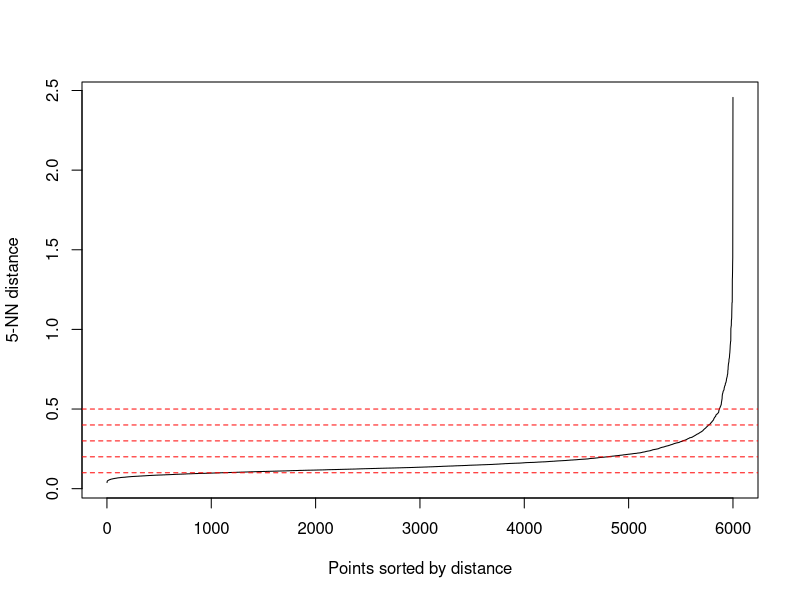
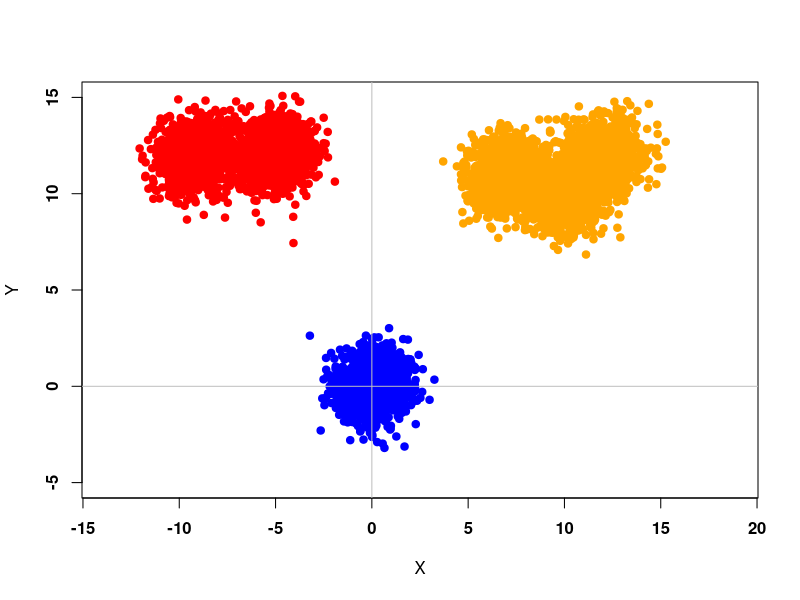

Write the R code that produced these figures, in order. (Note: this script raises an error after producing the figures.)
# Test

library(readr)
library(tidyverse)
library(dbscan)

###################################################################################
# Plot some data for C++ project

library(MASS)

S <- matrix(c(1,0,0,1),2,2)
mt1 <- c(0,0)
mt2 <- c(10,10)
mt3 <- c(12,12)
mt4 <- c(7, 11)
mt5 <- c(-5, 12)
mt6 <- c(-9, 12)

n1 <- 1000
n2 <- 1000
n3 <- 1000
n4 <- 1000
n5 <- 1000
n6 <- 1000
n <- n1 + n2 + n3 + n4 + n5 + n6

X1 <- mvrnorm(n1, mt1, S)
X2 <- mvrnorm(n2, mt2, S)
X3 <- mvrnorm(n3, mt3, S)
X4 <- mvrnorm(n4, mt4, S)
X5 <- mvrnorm(n5, mt5, S)
X6 <- mvrnorm(n6, mt6, S)


DATA_Cpp <- rbind(X1, X2, X3, X4, X5, X6)
kNN1 <- kNNdistplot(DATA_Cpp, k = 5)
abline(h=.1, col = "red", lty=2)
abline(h=.2, col = "red", lty=2)
abline(h=.3, col = "red", lty=2)
abline(h=.4, col = "red", lty=2)
abline(h=.5, col = "red", lty=2)

# Write to CSV
write.csv(DATA_Cpp, "DataCpp-2D-6000.csv")


plot(X1, ylim = c(-5,15), xlim = c(-10,15), pch = 19, col = "blue", xlab = "X", ylab = "Y", font = 2, asp = 1)
abline(v = 0, h = 0, col = "gray")
points(X2, pch = 19, col = "orange")
points(X3, pch = 19, col = "orange")
points(X4, pch = 19, col = "orange")
points(X5, pch = 19, col = "red")
points(X6, pch = 19, col = "red")

### Visualization
Data_Cluster <- as.data.frame(read.table("Clustered_1.csv", header=FALSE,sep=","))
Data_Cluster <- as.data.frame(read.table("Clustered_Test.csv", header=FALSE,sep=","))

Data_Cluster <- as.data.frame(read.table("Clustered-2D-2000-Eps-0-3_N-5_Rand-0-2.csv", header=FALSE,sep=","))
Data_Cluster <- as.data.frame(read.table("Data_Clustered_S.csv", header=FALSE,sep=","))
Data_Cluster <- as.data.frame(read.table("DataCpp.csv", header=FALSE,sep=","))
#Data_Cluster <- as.data.frame(read.table("D:/Programming/Data-Mining-EiTI---DBSCAN-VP-TREE-C-/Data_Cluster.csv", header=FALSE,sep=","))

cluster <- as.factor(Data_Cluster[,3])
cluster2 <- as.factor(Data_Cluster[,4])
cluster3 <- as.factor(Data_Cluster[,5])

for (x in c(1:length(Data_Cluster[,3]))) {
  if(Data_Cluster[x,3] != Data_Cluster[x,4] || Data_Cluster[x,4] != Data_Cluster[x,5] || Data_Cluster[x,3] != Data_Cluster[x,5]){
    cat(Data_Cluster[x,3], " | ", Data_Cluster[x,4], " | ", Data_Cluster[x,5], "\n")
  }
}


library(ggplot2)
library(ggforce)
#sp <- ggplot(Data_Cluster[,1:2], aes(x=V1, y=V2, colour = cluster, size = cluster)) + geom_point() + geom_point(size = 50, pch = 1) + coord_cartesian(xlim =c(-1, 8), ylim = c(-1, 8))

sp <- ggplot(Data_Cluster[,1:2], aes(x=V1, y=V2, colour = cluster3)) + geom_point() + scale_x_continuous() + scale_y_continuous() #+ theme(aspect.ratio = 1)
sp <- sp + coord_fixed(ratio = 1)
sp <- sp + geom_point(size=10, pch=1) #+ coord_cartesian(xlim = c(0,4), ylim = c(0,4))
#sp <- sp + geom_point(aes(x=Data_Cluster[63,1], y=Data_Cluster[63,2], colour = 'black'))
show(sp)

P_tab = c(0,2,10,15,16,18,19,22,23,24,30,34,45,59,61,63,64,79,86,94,97,100,102,107)
for (zz in 1:length(P_tab)){
  kappa = P_tab[zz]
  sp <- sp + geom_point(aes(x=Data_Cluster[P_tab[zz],1], y=Data_Cluster[P_tab[zz],2], colour = 'yellow'))
  sp <- sp + geom_point(size=10, pch=1)
}


x <- c(0,1,5)
y <- c(0,1,3)
kappa <- as.data.frame(x)
kappa <- cbind(kappa,y)
sp1 <- ggplot(kappa, aes(x=x, y=y)) + geom_point() + coord_fixed(ratio = 1) + geom_circle(aes(x0=x, y0=y, r= 10), data= kappa)
show(sp1)

  # cols <- c((-1)='red',1='blue',2='green',3='yellow');
# plot(Data_Cluster[,1:2], xlim=c(0,8), ylim=c(0,8),col=cols[Data_Cluster[3]])
#show(3^10)


# 
# forestfires <- read_csv("forestfires.csv")
# View(forestfires)
# 
# 
# #forestfires$ISI <- forestfires$ISI[which.max(forestfires$ISI < 30.0)]
# plot(forestfires$ISI, forestfires$temp, xlim=c(0,26))

# Live <- read_csv("Live.csv")
# View(Live)
# plot(Live$num_comments, Live$num_likes)


# ### Cambridge data
# Cambridge_Crime_Data_2009_2016 <- read_csv("Cambridge Crime Data 2009-2016.csv")
# #View(Cambridge_Crime_Data_2009_2016)
# 
# Cambridge_Crime_Data_2009_2016$Crime <- as.numeric(factor(Cambridge_Crime_Data_2009_2016$Crime))
# Cambridge_Crime_Data_2009_2016$`Crime Date Time` <- as.numeric(factor(Cambridge_Crime_Data_2009_2016$`Crime Date Time`))
# plot(Cambridge_Crime_Data_2009_2016$Crime, Cambridge_Crime_Data_2009_2016$`Crime Date Time`)
# 

# ## Example 1: use dbscan on the iris data set
# data(iris)
# iris <- as.matrix(iris[,1:4])
# ## find suitable eps parameter using a k-NN plot for k = dim + 1
# ## Look for the knee!
# kNNdistplot(iris, k = 5)
# abline(h=.5, col = "red", lty=2)
# res <- dbscan(iris, eps = .5, minPts = 5)
# show(res)
# 
# plot(iris[,1], iris[,3])


#############################################################################################################################################################
### TRZEBA w C++ :
### 1) wyswietlic przypisywanie klastrow punktow dla DataCpp z 120 pkt
### 2) wyswietlic cale drzewo zeby zobaczyc listy + ewentualnie stworzyc mape drzewa w R (zarys okregow - mediany)


library(tidyverse)
library(MASS)
library(ggplot2)
library(ggforce)
library(dbscan)

### --- RYSOWANIE ODPOWIEDNIEJ WIELKOSCI OKREGOW --- ###
gg_circle <- function(r, xc, yc, color="black", fill=NA, ...) {
  x <- xc + r*cos(seq(0, pi, length.out=100))
  ymax <- yc + r*sin(seq(0, pi, length.out=100))
  ymin <- yc + r*sin(seq(0, -pi, length.out=100))
  annotate("ribbon", x=x, ymin=ymin, ymax=ymax, color=color, fill=fill, ...)
}


### --- Funkcja z biblioteki DBSCAN --- ###
rr = 0.5
NN = 10
# Data <- as.data.frame(read.table("Data_Clustered_4000_0-1-v2.csv", header=FALSE,sep=","))
Data <- as.data.frame(read.table("Data_Clustere_4000_0-5_10_0-1.csv", header=FALSE,sep=","))
dbsca <- dbscan(Data[,1:2], rr, NN, borderPoints = TRUE)
colur <- as.factor(dbsca[["cluster"]])

jpeg("R-DBSCAN.jpg", width = 2000, height = 2000, quality = 100)
sp <- ggplot(Data[,1:2], aes(x=Data[,1], y=Data[,2], colour = colur)) + geom_point() + scale_x_continuous() + scale_y_continuous() #+ theme(aspect.ratio = 1)
sp <- sp + coord_fixed(ratio = 1)
sp <- sp + geom_point(size=10, pch=1) #+ coord_cartesian(xlim = c(0,4), ylim = c(0,4))
#sp <- sp + geom_point(aes(x=Data_Cluster[63,1], y=Data_Cluster[63,2], colour = 'black'))
show(sp)
dev.off()

jpeg("R-DBSCAN-GG.jpg", width = 2000, height = 2000, quality = 100)
square <- ggplot(Data[,1:2], aes(x=c(min(Data[,1]):max(Data[,1])), y=min(Data[,2]):max(Data[,2])))
for(x in 1:length(Data[,1])){
  square <- square + gg_circle(r=rr, xc=Data[x,1], yc=Data[x,2], color=colur[x], alpha=0.2)
}
show(square)
dev.off()


### --- Dane z C++ --- ###
# Data_Cluster <- as.data.frame(read.table("Data_Clustered_4000.csv", header=FALSE,sep=","))
Data_Cluster <- Data
cluster <- as.factor(Data_Cluster[,3])

jpeg("Cpp-DBSCAN.jpg", width = 2000, height = 2000, quality = 100)
sp <- ggplot(Data_Cluster[,1:2], aes(x=V1, y=V2, colour = cluster)) + geom_point() + scale_x_continuous() + scale_y_continuous() #+ theme(aspect.ratio = 1)
sp <- sp + coord_fixed(ratio = 1)
sp <- sp + geom_point(size=10, pch=1) #+ coord_cartesian(xlim = c(0,4), ylim = c(0,4))
#sp <- sp + geom_point(aes(x=Data_Cluster[63,1], y=Data_Cluster[63,2], colour = 'black'))
show(sp)
dev.off()

jpeg("Cpp-DBSCAN-GG.jpg", width = 2000, height = 2000, quality = 100)
square <- ggplot(Data[,1:2], aes(x=c(min(Data[,1]):max(Data[,1])), y=min(Data[,2]):max(Data[,2])))
for(x in 1:length(Data[,1])){
  square <- square + gg_circle(r=rr, xc=Data[x,1], yc=Data[x,2], color=cluster[x], alpha=0.2)
}
show(square)
dev.off()

### --- Dane z C++ --> VP-TREE v1 --- ###
# Data_Cluster <- as.data.frame(read.table("Data_Clustered_20000.csv", header=FALSE,sep=","))
cluster <- as.factor(Data_Cluster[,4])

jpeg("Cpp-DBSCAN-VP-v1.jpg", width = 2000, height = 2000, quality = 100)
sp <- ggplot(Data_Cluster[,1:2], aes(x=V1, y=V2, colour = cluster)) + geom_point() + scale_x_continuous() + scale_y_continuous() #+ theme(aspect.ratio = 1)
sp <- sp + coord_fixed(ratio = 1)
sp <- sp + geom_point(size=10, pch=1) #+ coord_cartesian(xlim = c(0,4), ylim = c(0,4))
#sp <- sp + geom_point(aes(x=Data_Cluster[63,1], y=Data_Cluster[63,2], colour = 'black'))
show(sp)
dev.off()

jpeg("Cpp-DBSCAN-VP-v1-GG.jpg", width = 2000, height = 2000, quality = 100)
square <- ggplot(Data[,1:2], aes(x=c(min(Data[,1]):max(Data[,1])), y=min(Data[,2]):max(Data[,2])))
for(x in 1:length(Data[,1])){
  square <- square + gg_circle(r=rr, xc=Data[x,1], yc=Data[x,2], color=cluster[x], alpha=0.2)
}
show(square)
dev.off()

### --- Dane z C++ --> VP-TREE v2 --- ###
# Data_Cluster <- as.data.frame(read.table("Data_Clustered_20000.csv", header=FALSE,sep=","))
cluster <- as.factor(Data_Cluster[,5])

jpeg("Cpp-DBSCAN-VP-v2.jpg", width = 2000, height = 2000, quality = 100)
sp <- ggplot(Data_Cluster[,1:2], aes(x=V1, y=V2, colour = cluster)) + geom_point() + scale_x_continuous() + scale_y_continuous() #+ theme(aspect.ratio = 1)
sp <- sp + coord_fixed(ratio = 1)
sp <- sp + geom_point(size=10, pch=1) #+ coord_cartesian(xlim = c(0,4), ylim = c(0,4))
#sp <- sp + geom_point(aes(x=Data_Cluster[63,1], y=Data_Cluster[63,2], colour = 'black'))
show(sp)
dev.off()

jpeg("Cpp-DBSCAN-VP-v2-GG.jpg", width = 2000, height = 2000, quality = 100)
square <- ggplot(Data[,1:2], aes(x=c(min(Data[,1]):max(Data[,1])), y=min(Data[,2]):max(Data[,2])))
for(x in 1:length(Data[,1])){
  square <- square + gg_circle(r=rr, xc=Data[x,1], yc=Data[x,2], color=cluster[x], alpha=0.2)
}
show(square)
dev.off()

table(colur)
table(Data_Cluster[,3])
table(Data_Cluster[,4])
table(Data_Cluster[,5])


Data[Data[,4] == 5,]


##############################################################################################
### Badanie Drzewa z C++
library(tidyverse)
library(MASS)
# library(ggplot2)
library(ggforce)
library(dbscan)
library(igraph)
library(cowplot)

Data120 <- as.data.frame(read.table("Data_Clustered_120_0-5_5_0-1.csv", header=FALSE,sep=","))
Data120 <- as.data.frame(read.table("Data_Clustered_4000_0-5_10_0-1.csv", header=FALSE,sep=","))

Data120 <- as.data.frame(read.table("Data_Clustered_120_0-5_4_0-1_0-9.csv", header=FALSE,sep=","))

Tree1 <- as.data.frame(read.table("Tree1_120.csv", header=TRUE ,sep=","))
Tree2 <- as.data.frame(read.table("Tree2_120.csv", header=TRUE ,sep=","))

Tree1 <- as.data.frame(read.table("Tree1_4000_0-5_10_0-1.csv", header=TRUE ,sep=","))
Tree2 <- as.data.frame(read.table("Tree2_4000_0-5_10_0-1.csv", header=TRUE ,sep=","))

dat <- data.frame(parent=Tree1$ID_Parent, 
                  node=Tree1$ID, 
                  # text=as.character(Tree1$VP.Index))
                  text=as.character(Tree1$L_kid_N+Tree1$R_kid_N))
g <- graph.data.frame(dat)
lay = layout.reingold.tilford(g)
par(mar=rep(0,4), mfrow=c(1,2))
plot(g, layout=lay)

### --- TEST --- ###
Cole <- c("red", "green", "blue", "violet", "gold")
Radi <- 0.5
cluster <- as.factor(Data120[,4])
square <- ggplot(Data120[,1:2], aes(x=V1, y=V2, colour= cluster)) + geom_point()
for(x in 1:length(Data120[,1])){
  square <- square + gg_circle(r=Tree1$Mediana[Tree1$VP.Index==x], xc=Data120[x,1], yc=Data120[x,2], color=, alpha=0.2)
  # square <- square + gg_circle(r=Radi, xc=Data120[x,1], yc=Data120[x,2], color=Cole[cluster[x]], alpha=0.2)
  # print(x)
}
show(square)
# ggsave("CPP-DBSCAN-VP_TREE-v1-GG.jpg", plot = square, device = "jpg",
#         width = 4000, height = 4000, scale = 1, limitsize = FALSE)
print("Rysunek Tree v1 - DONE")
table(cluster)
Data120[Data120[,4] == 3,]

cluster <- as.factor(Data120[,3])
square <- ggplot(Data120[,1:2], aes(x=V1, y=V2, colour= cluster)) + geom_point()
for(x in 1:length(Data120[,1])){
  # square <- square + gg_circle(r=Tree1$Mediana[Tree1$VP.Index==x], xc=Data120[x,1], yc=Data120[x,2], color=, alpha=0.2)
  square <- square + gg_circle(r=Radi, xc=Data120[x,1], yc=Data120[x,2], color=Cole[cluster[x]], alpha=0.2)
  # print(x)
}
show(square)



cluster <- as.factor(Data120[,5])
jpeg("Cpp-DBSCAN-VP_TREE-v2-GG.jpg", width = 2000, height = 2000, quality = 100)
square <- ggplot(Data120[,1:2], aes(x=V1, y=V2, colour= cluster)) + geom_point()
for(x in 1:length(Data120[,1])){
  square <- square + gg_circle(r=Tree1$Mediana[Tree2$VP.Index==x], xc=Data120[x,1], yc=Data120[x,2], color=, alpha=0.2)
}
for(x in 1:length(Data120[,1])){
  square <- square + gg_circle(r=0.5, xc=Data120[x,1], yc=Data120[x,2], color=Cole[cluster[x]], alpha=0.2)
}
show(square)
dev.off()
print("Rysunek Tree v2 - DONE")

Data_Cluster <- Data120

### --- Dane z C++ --- ###
# Data_Cluster <- as.data.frame(read.table("Data_Clustered_4000.csv", header=FALSE,sep=","))
# Data_Cluster <- Data
cluster <- as.factor(Data_Cluster[,3])

square <- ggplot(Data[,1:2], aes(x=c(min(Data[,1]):max(Data[,1])), y=min(Data[,2]):max(Data[,2])))
for(x in 1:length(Data[,1])){
  square <- square + gg_circle(r=rr, xc=Data[x,1], yc=Data[x,2], color=cluster[x], alpha=0.2)
}
show(square)

### --- Dane z C++ --> VP-TREE v1 --- ###
# Data_Cluster <- as.data.frame(read.table("Data_Clustered_20000.csv", header=FALSE,sep=","))
cluster <- as.factor(Data_Cluster[,4])
square <- ggplot(Data[,1:2], aes(x=c(min(Data[,1]):max(Data[,1])), y=min(Data[,2]):max(Data[,2])))
for(x in 1:length(Data[,1])){
  square <- square + gg_circle(r=rr, xc=Data[x,1], yc=Data[x,2], color=cluster[x], alpha=0.2)
}
show(square)

### --- Dane z C++ --> VP-TREE v2 --- ###
# Data_Cluster <- as.data.frame(read.table("Data_Clustered_20000.csv", header=FALSE,sep=","))
cluster <- as.factor(Data_Cluster[,5])

square <- ggplot(Data[,1:2], aes(x=c(min(Data[,1]):max(Data[,1])), y=min(Data[,2]):max(Data[,2])))
for(x in 1:length(Data[,1])){
  square <- square + gg_circle(r=rr, xc=Data[x,1], yc=Data[x,2], color=cluster[x], alpha=0.2)
}
show(square)

table(colur)
table(Data_Cluster[,3])
table(Data_Cluster[,4])
table(Data_Cluster[,5])


# actors <- data.frame(name=c("Alice", "Bob", "Cecil", "David",
#                             "Esmeralda"),
#                      age=c(48,33,45,34,21),
#                      gender=c("F","M","F","M","F"))
# relations <- data.frame(from=c("Bob", "Cecil", "Cecil", "David",
#                                "David", "Esmeralda"),
#                         to=c("Alice", "Bob", "Alice", "Alice", "Bob", "Alice"),
#                         same.dept=c(FALSE,FALSE,TRUE,FALSE,FALSE,TRUE),
#                         friendship=c(4,5,5,2,1,1), advice=c(4,5,5,4,2,3))
# g <- graph_from_data_frame(relations, directed=TRUE, vertices=actors)
# print(g, e=TRUE, v=TRUE)
# plot(g)


# X <- seq(0.1,2, by=0.1)
# Y <- seq(0.1,1.05, by=0.05)
# R <- seq(0.1,2, by=0.1)
# X <- cbind(X, Y)
# X <- cbind(X, R)
# X <- as.data.frame(X)
#
gg_circle <- function(r, xc, yc, color="black", fill=NA, ...) {
  x <- xc + r*cos(seq(0, pi, length.out=100))
  ymax <- yc + r*sin(seq(0, pi, length.out=100))
  ymin <- yc + r*sin(seq(0, -pi, length.out=100))
  annotate("ribbon", x=x, ymin=ymin, ymax=ymax, color=color, fill=fill, ...)
}
# 
# square <- ggplot(X, aes(x=c(min(X):max(X)), y=min(Y):max(Y)))
# for(x in 1:length(X$X)){
#     square <- square + gg_circle(r=X$R[x], xc=X$X[x], yc=X$Y[x], color="blue", fill="red", alpha=0.2)
# }
# show(square)
